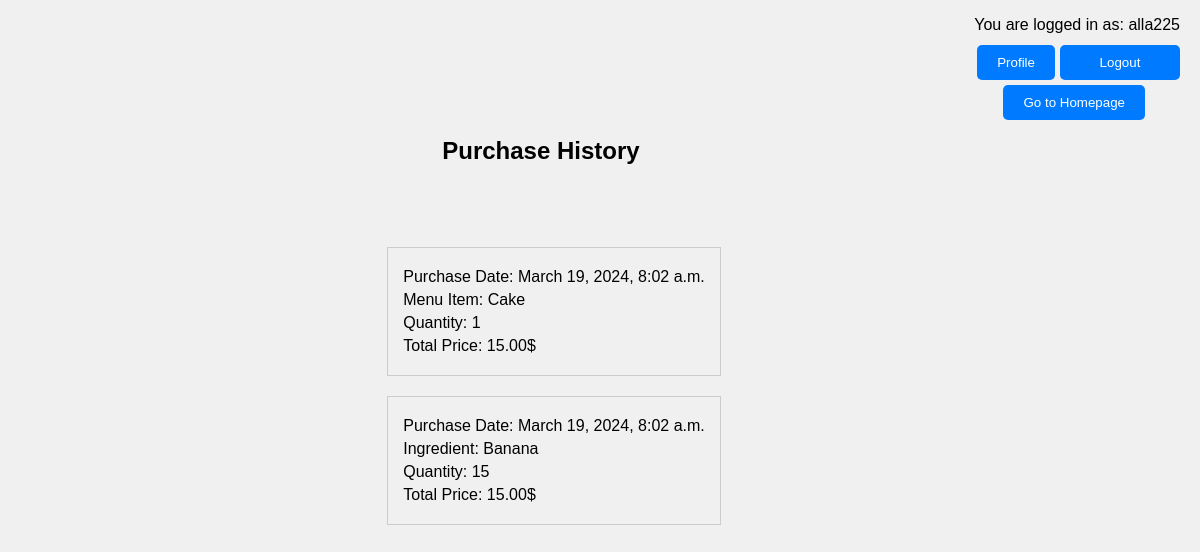
Page /purchase_history/ (signed in) on the committed database.
### main/models.py (models this page shows, shortened)
class User(AbstractUser):
    pass

class PurchaseHistory(models.Model):
    user = models.ForeignKey(User, on_delete=models.CASCADE)
    ingredient = models.ForeignKey(Ingredient, on_delete=models.CASCADE, null=True, blank=True)
    menu_item = models.ForeignKey(MenuItem, on_delete=models.CASCADE, null=True, blank=True)  # Новое поле для элементов меню
    quantity = models.IntegerField()
    total_price = models.DecimalField(max_digits=10, decimal_places=2)
    purchase_date = models.DateTimeField(default=datetime.now)

class MenuItem(models.Model):
    name = models.CharField(max_length=100)
    price = models.DecimalField(max_digits=10, decimal_places=2)
    quantity = models.IntegerField(default=0)  # Добавляем новое поле quantity
    ingredients = models.ManyToManyField(Ingredient, through='RecipeRequirement')
    def __str__(self):
        return self.name

class Ingredient(models.Model):
    name = models.CharField(max_length=100)
    price = models.DecimalField(max_digits=10, decimal_places=2, default=0.00)  # Добавляем поле price
    available_quantity = models.IntegerField(default=0)
    quantity = models.IntegerField(default=0)
    unit_price = models.DecimalField(max_digits=10, decimal_places=2, default=0.00)
    def __str__(self):
        return self.name

### main/views.py (the view)
# urls.py: path('purchase_history/', views.purchase_history, name='purchase_history'),
def purchase_history(request):
    purchase_history = PurchaseHistory.objects.filter(user=request.user)
    return render(request, 'main/purchase_history.html', {'purchase_history': purchase_history})

### main/templates/main/purchase_history.html (shortened to what this page needs)
{% extends 'main/base.html' %}
{% load static %}
{% block content %}
{% if request.user.is_authenticated %}
    <p class="logged-in-user">You are logged in as: {{ request.user.username }}</p>
    <head>
        <link rel="stylesheet" href="{% static 'main/css/purchase_history.css' %}">
    </head>
    <h2>Purchase History</h2>
    <button class="profile_button" onclick="location.href='{% url 'profile' %}'">Profile</button><br>
    <button class="go_to_homepage" onclick="location.href='{% url 'index' %}'">Go to Homepage</button>
    <form action="{% url 'logout' %}" method="post">
        <button type="submit" class="logout-button">Logout</button>
    </form><br>
    <ul class="purchase-history">
        {% if purchase_history %}
            {% for purchase in purchase_history %}
                <li>
                    <p>Purchase Date: {{ purchase.purchase_date }}</p>
                    {% if purchase.menu_item %}
                        <p>Menu Item: {{ purchase.menu_item }}</p>
                    {% else %}
                        <p>Ingredient: {{ purchase.ingredient }}</p>
                    {% endif %}
                    <p>Quantity: {{ purchase.quantity }}</p>
                    <p>Total Price: {{ purchase.total_price }}$</p>
                </li>
            {% endfor %}
        {% else %}
            <p class="no-purchase">No purchase history available yet.</p>
        {% endif %}
    </ul>
{% else %}
    <p>You are not logged in.</p>
    <a href="{% url 'login' %}">Login</a> | <a href="{% url 'signup' %}">Sign Up</a>
{% endif %}
{% endblock %}

### main/static/main/css/styles.css (style rules this page uses)
* { font-family: Arial, sans-serif; margin-right: 20px; padding: 0; }
body { display: flex; justify-content: center; align-items: center; min-height: 80vh; background-color: #f0f0f0; }
button[type="submit"], .delete_button { width: 50%; padding: 10px; background-color: #007bff; border: none; color: #fff; border-radius: 5px; cursor: pointer; margin-bottom: 15px; margin-left: 58px; display: block; }
.logged-in-user { position: absolute; top: 0; right: 0; }
.go_to_homepage { display: inline-block; padding: 10px 20px; background-color: #007bff; color: #fff; text-decoration: none; border: none; border-radius: 5px; cursor: pointer; position: absolute; top: 85px; right: 35px; width: auto; }
.profile_button { display: inline-block; padding: 10px 20px; background-color: #007bff; color: #fff; text-decoration: none; border: none; border-radius: 5px; cursor: pointer; position: absolute; top: 45px; right: 125px; width: auto; }
.logout-button { position: absolute; display: inline-block; padding: 10px 20px; background-color: #007bff; color: #fff; text-decoration: none; border: none; border-radius: 5px; cursor: pointer; top: 45px; right: 0px; width: 120px !important; }
h2 { margin-top: 20px; }
form { margin-top: 10px; }

### main/static/main/css/purchase_history.css (style rules this page uses)
.purchase-history { list-style-type: none; }
.purchase-history li { margin-bottom: 20px; border: 1px solid #ccc; padding: 15px; }
.purchase-history li p { margin: 5px 0; }
h2 { margin-top: 25px; margin-bottom: 20px; margin-left: 55px; }

### rows in the picture
User: user.username "alla225"
PurchaseHistory: purchase_date "March 19, 2024, 8:02 a.m.", menu_item "Cake", quantity "1", total_price "15.00"
PurchaseHistory: purchase_date "March 19, 2024, 8:02 a.m.", ingredient "Banana", quantity "15", total_price "15.00"
